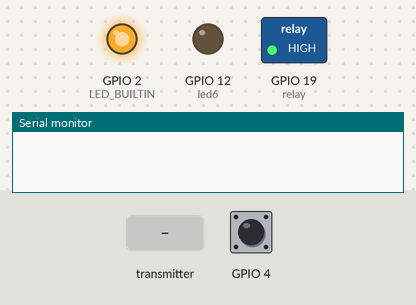
This sketch was run on a simulated ESP32. Shown: switched loads named in the sketch (green lamp = pin HIGH), output pins drawn as LEDs (lit = HIGH), the last lines printed to the serial monitor. Dashed ring = blinking. Inputs (shaded band) come from the test bench; at power-on: GPIO 4 HIGH.

Above: at 0.1 s.
At 1.3 s:
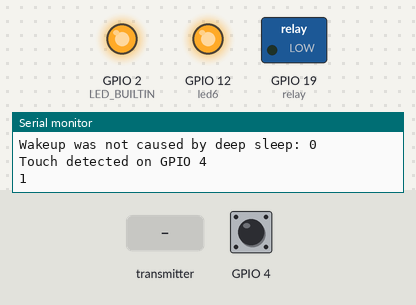
1.4 s: the transmitter starts sending c = 0
At 2.2 s:
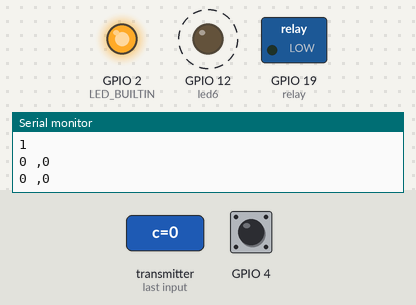
Timing chart, 0 to 10.4 s (numbered marks = the images above; inputs shaded):
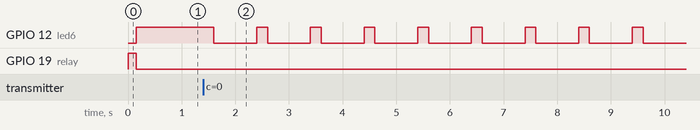

The sketch:

slave-right.ino
```cpp
/*
  Mentions of documentations used: https://RandomNerdTutorials.com/esp-now-esp32-arduino-ide/
*/

#define Threshold 105  // Greater the value, more the sensitivity -- 100 Ok for battery operation
#define relay  19

//bool autoOffFlag = 0;
int autoOffCounter = 0;
int autoOffValue = 20; //Segundos.


int stepDelay = 30;
bool sync = 0;

const int led6 = 12; //Red blinking LED

//RTC_DATA_ATTR int bootCount = 0;
touch_pad_t touchPin;


#include <esp_now.h>
#include <WiFi.h>

#include "CThreadsLib.h"

int timeOn = 0;
int timeOff = 0;


// Structure example to receive data
// Must match the sender structure
typedef struct struct_message {
    int b;
    int c;
} struct_message;

// Create a struct_message called myData
struct_message myData;

  // callback function that will be executed when data is received
  void OnDataRecv(const uint8_t * mac, const uint8_t *incomingData, int len) {
    memcpy(&myData, incomingData, sizeof(myData));
    Serial.print(myData.b);
    Serial.print(" ,");
    Serial.println(myData.c);

  autoOffCounter = 0;

  valueMap();

}


//*************************************************
//#define relayExtra  16 //5
//#define relay  22 //5

int driveOutput() {
  //...
  // start thread
  CThreadBegin();

  while(1){

      if(timeOn == 0){
        digitalWrite(relay, LOW);
        digitalWrite(LED_BUILTIN, HIGH);
        //Serial.println("OFF");
        break;
      }

      if(timeOff == 0){
        digitalWrite(relay, LOW);
        digitalWrite(LED_BUILTIN, HIGH);
        //Serial.println("ON");
        break;
      }


      digitalWrite(relay, LOW);
      digitalWrite(LED_BUILTIN, HIGH);

      CThreadSleep(timeOff);

      digitalWrite(relay, HIGH);
      digitalWrite(LED_BUILTIN, LOW);

      CThreadSleep(timeOn);


  }

  // end of thread
  CThreadEnd();
}

//*************************************************


void setup() {
  // Initialize Serial Monitor

  pinMode(LED_BUILTIN, OUTPUT);
  digitalWrite(LED_BUILTIN, HIGH);

  pinMode(relay, OUTPUT);
  digitalWrite(relay,HIGH);
  delay(150);
  digitalWrite(relay,LOW);

  myData.c = -1;


  pinMode(led6, OUTPUT);


  //digitalWrite(led6, LOW);
  digitalWrite(led6, HIGH);

  Serial.begin(19200);

  // Set device as a Wi-Fi Station
  WiFi.mode(WIFI_STA);

  // Init ESP-NOW
  if (esp_now_init() != ESP_OK) {
    Serial.println("Error initializing ESP-NOW");
    return;
  }
  print_wakeup_reason();
  print_wakeup_touchpad();

  //Setup interrupt on Touch Pad 3 (GPIO15)
  touchAttachInterrupt(T0, callback, Threshold);

  //Configure Touchpad as wakeup source
  esp_sleep_enable_touchpad_wakeup();


  // Once ESPNow is successfully Init, we will register for recv CB to
  // get recv packer info
  esp_now_register_recv_cb(OnDataRecv);
}

void loop() {
  driveOutput();

  if(myData.c == -1){
  autoOffSleep();}else{
  autoOffSleepBlink();}

  sleepByApp();
  turnLight();
}


void valueMap(){


  if (myData.c == 0){
     timeOn = 0;
     timeOff = 0;
     }

  if (myData.c == 1){
     timeOn = 120;
     timeOff = 1500;
     }

   if (myData.c == 2){
     timeOn = 150;
     timeOff = 600;
     }

   if (myData.c == 3){
     timeOn = 200;
     timeOff = 200;
     }

}


/*
  Method to print the reason by which ESP32
  has been awaken from sleep
*/
void print_wakeup_reason() {
  esp_sleep_wakeup_cause_t wakeup_reason;

  wakeup_reason = esp_sleep_get_wakeup_cause();

  switch (wakeup_reason)
  {
    case ESP_SLEEP_WAKEUP_EXT0 : Serial.println("Wakeup caused by external signal using RTC_IO"); break;
    case ESP_SLEEP_WAKEUP_EXT1 : Serial.println("Wakeup caused by external signal using RTC_CNTL"); break;
    case ESP_SLEEP_WAKEUP_TIMER : Serial.println("Wakeup caused by timer"); break;
    case ESP_SLEEP_WAKEUP_TOUCHPAD : Serial.println("Wakeup caused by touchpad"); break;
    case ESP_SLEEP_WAKEUP_ULP : Serial.println("Wakeup caused by ULP program"); break;
    default : Serial.printf("Wakeup was not caused by deep sleep: %d\n", wakeup_reason); break;
  }
}

/*
  Method to print the touchpad by which ESP32
  has been awaken from sleep
*/
void print_wakeup_touchpad() {
  touchPin = esp_sleep_get_touchpad_wakeup_status();

  switch (touchPin)
  {
    case 0  : Serial.println("Touch detected on GPIO 4"); break;
    case 1  : Serial.println("Touch detected on GPIO 33"); break;
    //  case 9  : Serial.println("Touch detected on GPIO 32"); break;

    default : Serial.println("Wakeup not by touchpad"); break;
  }

}

void callback() {

  /*//placeholder callback function
   digitalWrite(relay, HIGH);
   delay(200);
   digitalWrite(relay, LOW);
*/

}
```

CThreadsLib.h
```cpp
// ------------------------------------------------------------------------------------------------------
// Libreria de Threads Cooperativos.
//
// Version: 1.1
// Ultima modificacion: 18-08-2018
// Marcos M. Correas - TRCOM - http://www.trcom.com.ar
// ------------------------------------------------------------------------------------------------------

#ifndef CThreads_h
#define CThreads_h

#define CThreadBegin()       static int __statusThread=0; static unsigned long __timerThread; switch(__statusThread) { case 0:

// Espera mientras la condicion se cumpla
#define CThreadWaitWhile(c)  __statusThread = __LINE__; case __LINE__: \
                            if((c)) return 2

// Duerme el thread por X milisegundos
#define CThreadSleep(c)      __timerThread = millis(); __statusThread = __LINE__; case __LINE__: \
                            if((millis() - __timerThread) < c) return 2

// Lanza otro thread y espera su finalizacion
#define CThreadWaitFor(thread)  __statusThread = __LINE__; case __LINE__: \
                            if((thread != 0)) return 2

// Libera el procesador, para ejecutar otro thread.
#define CThreadYield()    __statusThread = __LINE__; return 2; case __LINE__:

// Termina el thread
#define CThreadFinish()     __statusThread = 0; return 0

#define CThreadEnd()        } __statusThread = 0; return 0

#endif
```

TurnLightsDriving.ino
```cpp
int turnLight() {
  //...
  // Inicio del thread
  CThreadBegin();

  // bucle infinito del thread
  while(1){

if(myData.c !=3){


//Serial.println("OFF");
break;
}

if(myData.c == 3){
    //getTime(); // No hace falta que lo haga acá si lo hago en el loop.

     // Serial.print("Apagado   "); Serial.print(ciclo); Serial.print(" "); Serial.println(timeOff);
    CThreadSleep(300);

    //getTime(); // No hace falta que lo haga acá si lo hago en el loop.

     // Serial.print("Encendido "); Serial.print(ciclo); Serial.print(" "); Serial.println(timeOn);
    CThreadSleep(600);
  }

  }

  // fin del thread
  CThreadEnd();
}
```

autoOff.ino
```cpp
int autoOffSleep() {
  //...
  // Inicio del thread
  CThreadBegin();

  // bucle infinito del thread
  while (1) {

    //digitalWrite(led6, HIGH);
    CThreadSleep(200);
    //digitalWrite(led6, LOW);
    CThreadSleep(800); //200+800=1000mS
    autoOffCounter++;
    Serial.println(autoOffCounter);


      if (autoOffCounter == autoOffValue){
        digitalWrite(led6, LOW);
        esp_deep_sleep_start();
      }

     }

  // fin del thread
  CThreadEnd();
}


int autoOffSleepBlink() {
  //...
  // start thread
  CThreadBegin();

  // bucle infinito del thread
  while (1) {

    digitalWrite(led6, HIGH);
    CThreadSleep(200);
    digitalWrite(led6, LOW);
    CThreadSleep(800); //200+800=1000mS
    autoOffCounter++;
    Serial.println(autoOffCounter);


    if (autoOffCounter == autoOffValue)
    esp_deep_sleep_start();

     }

  // end of thread
  CThreadEnd();
}
```

sleepByApp.ino
```cpp
void sleepByApp(){
if (myData.c == 6) {

      timeOn = 0;
      for(int k = 0 ; k < 4 ; k++){
      digitalWrite(led6, HIGH);
      delay(150);
      digitalWrite(led6,LOW);
      delay(150);
      }

    esp_deep_sleep_start();
    Serial.println("This will never be printed");

  }

}
```

Measured:
- after the input at 1.4 s, GPIO 12 (led6): alternates HIGH for 0.20 s and LOW for 0.80 s, starting after 0.20 s
